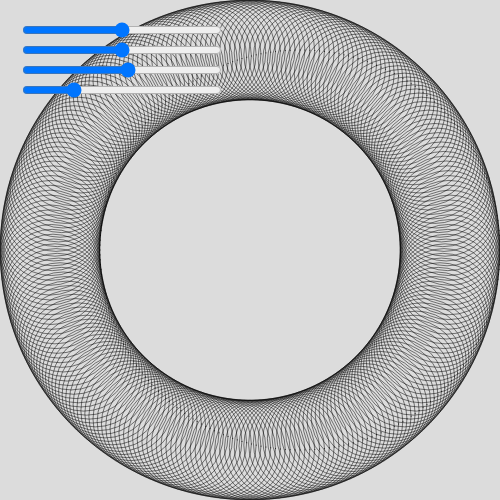
Frame 1 (no input)
Frame 60 (no input): identical to frame 1, image omitted
Frame 120 (the mouse pressed at the canvas centre since frame 60): identical to frame 1, image omitted

The p5.js sketch that drew this single still picture (run headless with seeded random() and noise() and a simulated clock; from frame 60 on, the mouse is pressed at the canvas centre):

// p5.js sketch
// ── sketch.js
let slider_r, slider_R
let slider_s, slider_num


function setup(){
	createCanvas(500, 500)
	background(220)

	slider_r = createSlider(0, 200, 100, 1)
	slider_r.position(20, 20)
	slider_r.size(200)

	slider_R = createSlider(0, 200, 100, 1)
	slider_R.position(20, 40)
	slider_R.size(200)

	slider_s = createSlider(-16, 16, 1, 1)
	slider_s.position(20, 60)
	slider_s.size(200)

	slider_num = createSlider(16, 1024, 256, 1)
	slider_num.position(20, 80)
	slider_num.size(200)


}

function draw() {
	background(220)
	translate(width/2, height/2)

	const num = slider_num.value()
	const R = slider_R.value()
	const r = slider_r.value()

	beginShape()
	noFill()
	stroke(0, 128)

	for (let i=0; i<num; i++) {
		const t = i / num * TAU
		const s = t * slider_s.value()


		const x = cos(t) * R + cos(s) * r
		const y = sin(t) * R + sin(s) * r

		// vertex(x, y)
		ellipse(x, y, 100, 100)
	}

	endShape(CLOSE)
}
